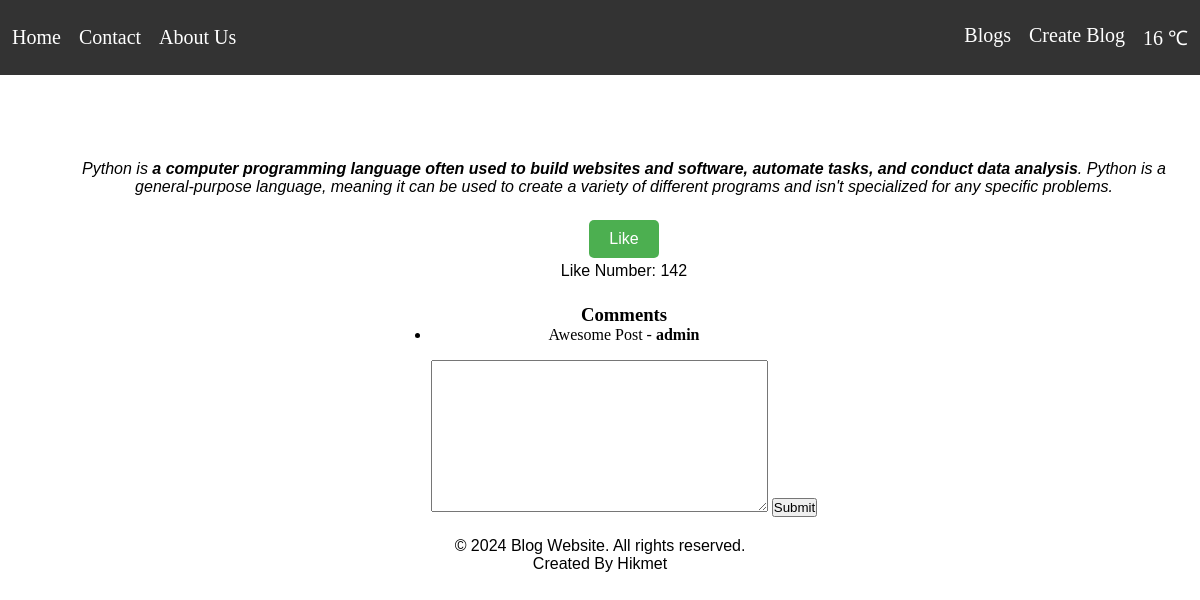
/blogs/3, run on the app's committed database.
### blogapp/models.py (models this page shows, shortened)
class BlogModel(models.Model):
    blog_name = models.CharField(max_length = 100, unique = True, null = False, blank = False, db_index = True)
    like_number = models.IntegerField(default = 0)
    content = RichTextUploadingField()
    categories = models.ManyToManyField(CategoryModel)
    user = models.ForeignKey(User, default = None, null = True, on_delete = models.CASCADE, db_index = True)
    class Meta:
        verbose_name = "Blog"
        verbose_name_plural = "Blogs"

class CommentModel(models.Model):
    content = models.TextField()
    star_number = models.IntegerField(default = 5)
    blog = models.ForeignKey(BlogModel, on_delete = models.CASCADE)
    user = models.ForeignKey(User, default = None, null = True, on_delete = models.CASCADE)
    class Meta:
        verbose_name = "Comment"
        verbose_name_plural = "Comments"

### blogapp/views.py (the view)
def blog(request, id):
    try:
        curr_blog = BlogModel.objects.get(id = id)
        comments = curr_blog.commentmodel_set.all()
    except:
        return redirect("home")
    if request.method == "POST":
        if not request.user.is_authenticated:
            messages.error(request, "You should login to write a comment!")
            return redirect("home")
        form = CommentForm(request.POST)
        if form.is_valid():
            comment = form.cleaned_data.get("comment", "")
            CommentModel.objects.create(content = comment, star_number = 5, blog = curr_blog, user = request.user)
    else:
        form = CommentForm()
    return render(request, "blogapp/blog.html", {
        "curr_blog" : curr_blog,
        "comments" : comments,
        "form" : form
    })

### blogapp/forms.py (shortened to what this page needs)
class CommentForm(forms.Form):
    comment = forms.CharField(required = False, validators = [MinLengthValidator(5, "Minimum Comment Character Length Must Be 5!")],
                              widget = widgets.Textarea())

### templates/blogapp/blog.html (shortened to what this page needs)
{% extends "partials/base.html" %}
{% load static %}
{% block head_files %}
<link rel="stylesheet" href="{% static 'css/blog.css' %}">
{% endblock %}
{% block content %}
<div class="blog_flex">
    {{ curr_blog.content | safe }}
    <div style="text-align: center; margin-top: 20px;">
        <form id="likeForm" method="POST">
            <button type="button" class="like-button" id="likeBtn">Like</button>
        </form>
        <p id="likeCount">Like Number: {{ curr_blog.like_number }}</p>
    </div>
    <div class="comment-section">
        <h3>Comments</h3>
        <ul id="commentList">
            {% for comment in comments %}
            <li class = "list_element">{{ comment.content }} - <b>{{ comment.user }}</b></li>
            {% endfor %}
        </ul>
        <form id="commentForm" method="POST">
            {{ form.comment }}
            <button type="submit" class="submit-button">Submit</button>
        </form>
    </div>
</div>
{% endblock %}

### templates/partials/base.html (shortened to what this page needs)
{% load static %}
<!DOCTYPE html>
<html lang="en">
<head>
    <link rel="stylesheet" href="{% static "css/navbar.css" %}">
    {% block head_files %}{% endblock  %}
</head>
<body>
    {% include "partials/navbar.html" %}
    {% block content %}{% endblock %}
    {% include "partials/footer.html" %}
</body>
</html>

### templates/partials/navbar.html
<nav class="navbar">
    <div class="navbar-container">
        <div class="nav-left">
            <a href="{% url "home" %}" class="nav-link">Home</a>
            <a href="{% url "contact" %}" class="nav-link">Contact</a>
            <a href="{% url "about" %}" class="nav-link">About Us</a>
        </div>
        <div class="nav-right">
            <a href="{% url "blogs" %}" class="nav-link">Blogs</a>
            <a href="{% url "create_blog" %}" class="nav-link">Create Blog</a>
            {% if temperature %}
            <a href="{% url "home" %}" class="nav-link" id="weather">{{ temperature }} &#8451;</a>
            {% else %}
            <a href="{% url "home" %}" class="nav-link" id="weather">16 &#8451;</a>
            {% endif %}
        </div>
    </div>
</nav>

### templates/partials/footer.html (shortened to what this page needs)
<footer>
    <div class="footer-container" style="text-align:center; padding: 20px;">
      <p>&copy; 2024 Blog Website. All rights reserved.</p>
      <p>Created By Hikmet</p>
    </div>
</footer>

### static/css/navbar.css (style rules this page uses)
* { margin: 0; padding: 0; box-sizing: border-box; }
body { padding-top: 10vh; }
p { font-family: Arial; }
.navbar { position: fixed; top: 0; left: 0; right: 0; background-color: #333; display: flex; justify-content: space-between; align-items: center; padding-bottom: 3vh; padding-top: 3vh; }
.navbar a { font-size: 20px; }
.navbar-container { width: 100%; display: flex; justify-content: space-between; align-items: center; }
.nav-left { display: flex; justify-content: flex-start; flex-grow: 1; margin-left: 1vw; }
.nav-right { display: flex; justify-content: flex-end; margin-right: 1vw; }
.nav-link { text-decoration: none; margin-left: 1.5vw; color: #fff; }
.nav-link:first-child { margin-left: 0; }

### static/css/blog.css (style rules this page uses)
body { padding-top: 20vh; }
.like-button { display: inline-block; background-color: #4CAF50; color: white; border: none; padding: 10px 20px; text-align: center; text-decoration: none; font-size: 16px; margin: 4px 2px; cursor: pointer; border-radius: 5px; }
.blog_flex { display: flex; flex-direction: column; align-items: center; text-align: center; margin-left: 5vw; margin-right: 1vw; }
.comment-section { margin-top: 3vh; }
.list_element { margin-bottom: 2vh; }

### templates/partials/footer.html (style rules this page uses)
.footer-container { width: 100%; }

### data on the page
BlogModel: content "Python is a computer programming language often used to build websites and software, automate tasks, and conduct data analysis . Python is a general-purpose language, meaning it can be used to create a variety of different programs and isn't specialized for any specific problems.", like_number "142"
CommentModel: content "Awesome Post", user "admin"
